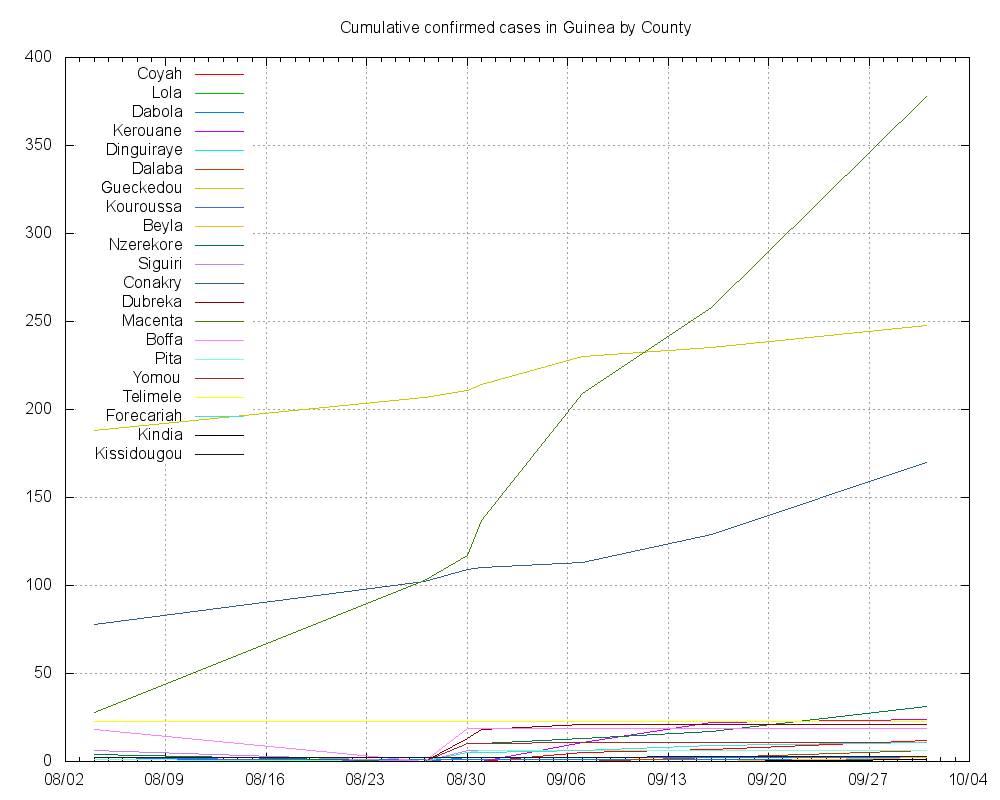

Source code (gnuplot):
set title "Cumulative confirmed cases in Guinea by County"
set key top left
set grid
set xdata time
set timefmt "%Y-%m-%d"
set terminal png size 1000,800
set output "guin.png"
plot "guin_Coyah.tab" using 1:2 title "Coyah" with lines,"guin_Lola.tab" using 1:2 title "Lola" with lines,"guin_Dabola.tab" using 1:2 title "Dabola" with lines,"guin_Kerouane.tab" using 1:2 title "Kerouane" with lines,"guin_Dinguiraye.tab" using 1:2 title "Dinguiraye" with lines,"guin_Dalaba.tab" using 1:2 title "Dalaba" with lines,"guin_Gueckedou.tab" using 1:2 title "Gueckedou" with lines,"guin_Kouroussa.tab" using 1:2 title "Kouroussa" with lines,"guin_Beyla.tab" using 1:2 title "Beyla" with lines,"guin_Nzerekore.tab" using 1:2 title "Nzerekore" with lines,"guin_Siguiri.tab" using 1:2 title "Siguiri" with lines,"guin_Conakry.tab" using 1:2 title "Conakry" with lines,"guin_Dubreka.tab" using 1:2 title "Dubreka" with lines,"guin_Macenta.tab" using 1:2 title "Macenta" with lines,"guin_Boffa.tab" using 1:2 title "Boffa" with lines,"guin_Pita.tab" using 1:2 title "Pita" with lines,"guin_Yomou.tab" using 1:2 title "Yomou" with lines,"guin_Telimele.tab" using 1:2 title "Telimele" with lines,"guin_Forecariah.tab" using 1:2 title "Forecariah" with lines,"guin_Kindia.tab" using 1:2 title "Kindia" with lines,"guin_Kissidougou.tab" using 1:2 title "Kissidougou" with lines
